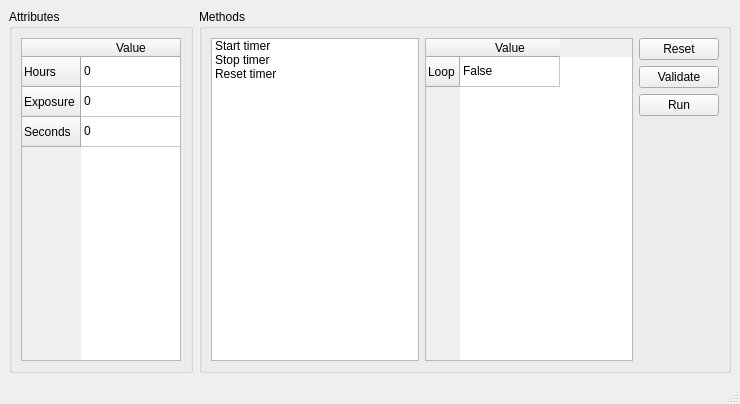
<?xml version="1.0" encoding="UTF-8"?>
<ui version="4.0">
 <class>ComponentView</class>
 <widget class="QMainWindow" name="ComponentView">
  <property name="geometry">
   <rect>
    <x>0</x>
    <y>0</y>
    <width>740</width>
    <height>404</height>
   </rect>
  </property>
  <property name="windowTitle">
   <string>MainWindow</string>
  </property>
  <widget class="QWidget" name="centralwidget">
   <layout class="QGridLayout" name="gridLayout_3">
    <item row="0" column="0">
     <widget class="QGroupBox" name="groupBox">
      <property name="title">
       <string>Attributes</string>
      </property>
      <layout class="QGridLayout" name="gridLayout_2">
       <item row="0" column="0">
        <widget class="QTableWidget" name="tableWidget">
         <row>
          <property name="text">
           <string>Hours</string>
          </property>
         </row>
         <row>
          <property name="text">
           <string>Exposure</string>
          </property>
         </row>
         <row>
          <property name="text">
           <string>Seconds</string>
          </property>
         </row>
         <column>
          <property name="text">
           <string>Value</string>
          </property>
         </column>
         <item row="0" column="0">
          <property name="text">
           <string>0</string>
          </property>
         </item>
         <item row="1" column="0">
          <property name="text">
           <string>0</string>
          </property>
         </item>
         <item row="2" column="0">
          <property name="text">
           <string>0</string>
          </property>
         </item>
        </widget>
       </item>
      </layout>
     </widget>
    </item>
    <item row="0" column="1">
     <widget class="QGroupBox" name="groupBox_2">
      <property name="title">
       <string>Methods</string>
      </property>
      <layout class="QGridLayout" name="gridLayout">
       <item row="1" column="0">
        <widget class="QListWidget" name="listWidget">
         <item>
          <property name="text">
           <string>Start timer</string>
          </property>
         </item>
         <item>
          <property name="text">
           <string>Stop timer</string>
          </property>
         </item>
         <item>
          <property name="text">
           <string>Reset timer</string>
          </property>
         </item>
        </widget>
       </item>
       <item row="1" column="1">
        <widget class="QTableWidget" name="tableWidget_3">
         <row>
          <property name="text">
           <string>Loop</string>
          </property>
         </row>
         <column>
          <property name="text">
           <string>Value</string>
          </property>
         </column>
         <item row="0" column="0">
          <property name="text">
           <string>False</string>
          </property>
         </item>
        </widget>
       </item>
       <item row="1" column="2">
        <layout class="QVBoxLayout" name="verticalLayout">
         <item>
          <widget class="QPushButton" name="pushButton">
           <property name="text">
            <string>Reset</string>
           </property>
          </widget>
         </item>
         <item>
          <widget class="QPushButton" name="pushButton_3">
           <property name="text">
            <string>Validate</string>
           </property>
          </widget>
         </item>
         <item>
          <widget class="QPushButton" name="pushButton_2">
           <property name="text">
            <string>Run</string>
           </property>
          </widget>
         </item>
         <item>
          <spacer name="verticalSpacer">
           <property name="orientation">
            <enum>Qt::Vertical</enum>
           </property>
           <property name="sizeHint" stdset="0">
            <size>
             <width>20</width>
             <height>40</height>
            </size>
           </property>
          </spacer>
         </item>
        </layout>
       </item>
      </layout>
     </widget>
    </item>
   </layout>
  </widget>
  <widget class="QStatusBar" name="statusbar"/>
  <action name="actionCustom_func">
   <property name="text">
    <string>custom_func</string>
   </property>
  </action>
 </widget>
 <resources/>
 <connections/>
</ui>
